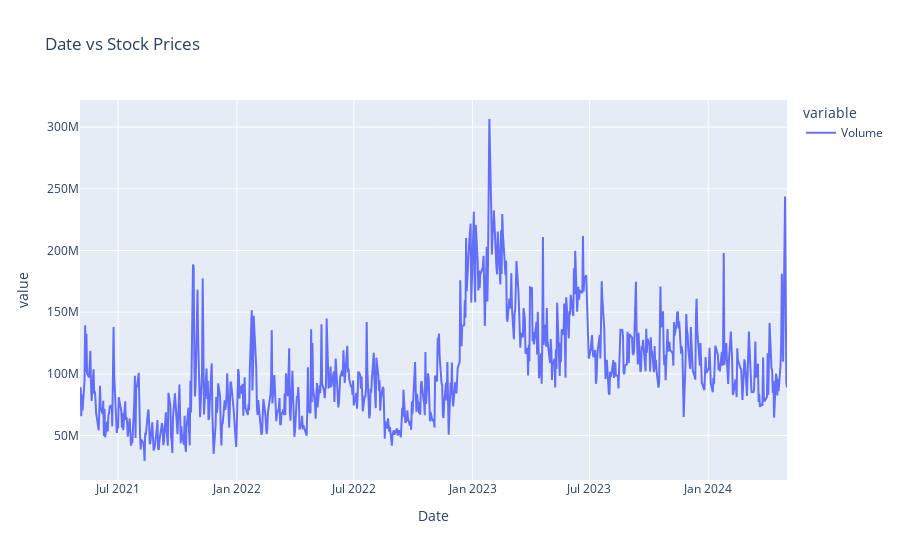

The code cell stored with this chart in its notebook:
### Code cell
fig = px.line(df_tsla, y=['Volume'], title = 'Date vs Stock Prices')
fig.show()

### Figure 1 — Plotly figure (JSON) as saved in the notebook; plotly's stock layout.template omitted (floating-point values rounded to 4 significant figures; data arrays with more than 128 entries replaced by an {"elided": "..."} marker saying what was removed)
{"data": [{"hovertemplate": "variable=Volume<br>Date=%{x}<br>value=%{y}<extra></extra>", "legendgroup": "Volume", "line": {"color": "#636efa", "dash": "solid"}, "marker": {"symbol": "circle"}, "mode": "lines", "name": "Volume", "orientation": "v", "showlegend": true, "type": "scatter", "x": {"elided": "756 str values"}, "xaxis": "x", "y": {"elided": "756 int values"}, "yaxis": "y"}], "layout": {"legend": {"title": {"text": "variable"}, "tracegroupgap": 0}, "title": {"text": "Date vs Stock Prices"}, "xaxis": {"anchor": "y", "domain": [0, 1], "title": {"text": "Date"}}, "yaxis": {"anchor": "x", "domain": [0, 1], "title": {"text": "value"}}}}
